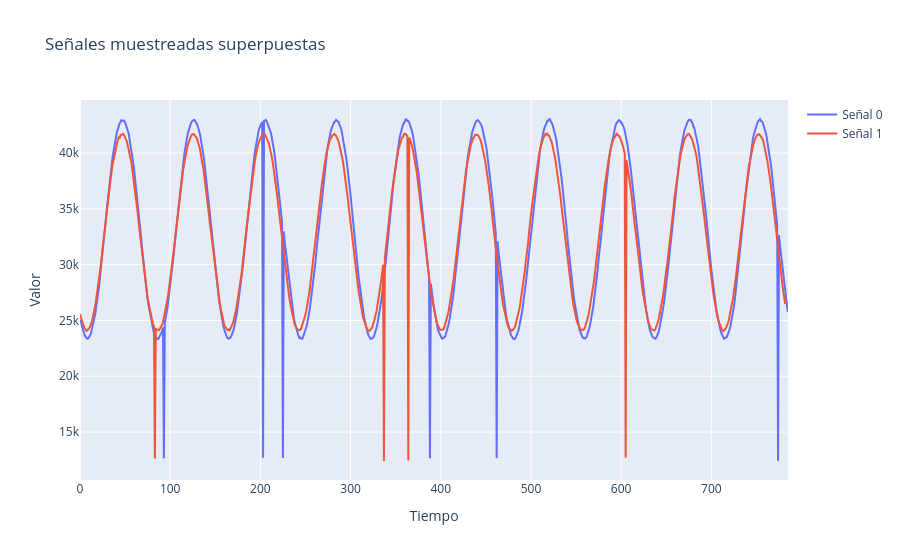

The notebook cell saved with this chart:
### Code cell
fig = go.Figure()


# Agregamos cada señal como un trazo
fig.add_trace(go.Scatter(y=new_arr0, mode='lines', name='Señal 0'))
fig.add_trace(go.Scatter(y=new_arr1, mode='lines', name='Señal 1'))
fig.add_trace(go.Scatter(y=new_arr2, mode='lines', name='Señal 2'))
# fig.add_trace(go.Scatter(y=new_arr3, mode='lines', name='Señal 3'))
# fig.add_trace(go.Scatter(y=new_arr4, mode='lines', name='Señal 4'))

# Opciones de layout
fig.update_layout(
    title='Señales muestreadas superpuestas',
    xaxis_title='Tiempo',
    yaxis_title='Valor',
    hovermode='x unified'
)

fig.show()

### Figure 1 — Plotly figure (JSON) as saved in the notebook; plotly's stock layout.template omitted (floating-point values rounded to 4 significant figures; data arrays with more than 128 entries replaced by an {"elided": "..."} marker saying what was removed)
{"data": [{"mode": "lines", "name": "Señal 0", "type": "scatter", "y": {"elided": "786 int values"}}, {"mode": "lines", "name": "Señal 1", "type": "scatter", "y": {"elided": "783 int values"}}, {"mode": "lines", "name": "Señal 2", "type": "scatter", "y": []}], "layout": {"hovermode": "x unified", "title": {"text": "Señales muestreadas superpuestas"}, "xaxis": {"title": {"text": "Tiempo"}}, "yaxis": {"title": {"text": "Valor"}}}}
